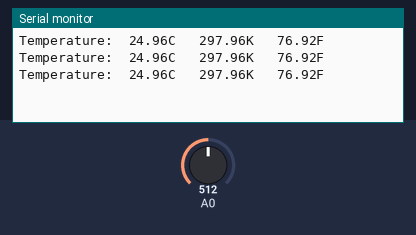
Simulated run of this sketch. Board: Arduino Uno, built with avr-gcc and run on an emulated ATmega328P. Shown: the last lines printed to the serial monitor. The test bench sets the inputs (shaded band); at power-on: A0 = 512.

Above: at 1.3 s.
1.4 s: A0 set to 716
At 1.9 s:
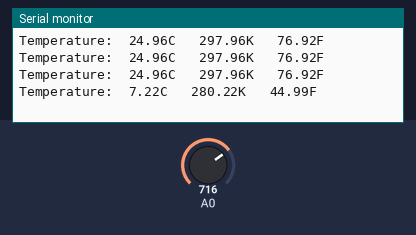
2.9 s: A0 set to 900
At 3.4 s:
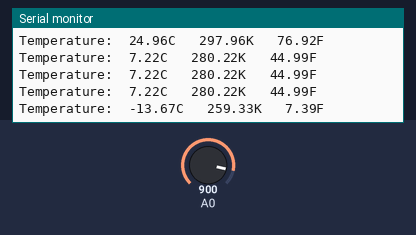
Timing chart, 0 to 5.9 s (numbered marks = the images above; inputs shaded):
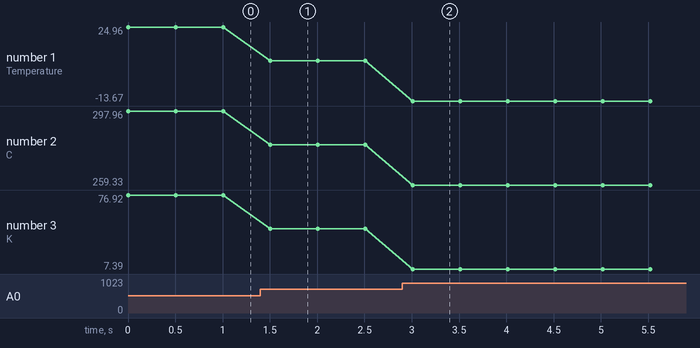

Measured:
- after the input at 1.4 s, the serial monitor: prints a new line after 0.11 s (image 1)
- after the input at 2.9 s, the serial monitor: prints a new line after 0.11 s (image 2)
- plotted number 1: 24.96 → 7.22 after the input at 1.4 s, 7.22 → -13.67 after the input at 2.9 s
- plotted number 2: 297.96 → 280.22 after the input at 1.4 s, 280.22 → 259.33 after the input at 2.9 s
- plotted number 3: 76.92 → 44.99 after the input at 1.4 s, 44.99 → 7.39 after the input at 2.9 s

The sketch:

thermistor.ino
```cpp
//_aryan_05_05
//NTC thermistor formula: RT =VRT/(VR/R)
//temperaure formula tx=(1/((ln/B)+ (1/t0)));

/*for given thermistor parameters:
4 * RT0:  10 000 Ω
5 * B: 3977 K +- 0.75%
6 * T0:  25 C
7 * +- 5%
8 */
#define rt0 10000
#define B 3977

#define vcc 5
#define r 10000 //resistance applied in series to thermistor

float rt,vr,ln,tx,t0,vrt;
void setup() {
  // put your setup code here, to run once:

  Serial.begin(9600);
  t0=25+273; //converted to Kelvin

}

void loop() {
  // put your main code here, to run repeatedly:

  vrt=analogRead(A0); //analog value of voltage accross thermistor
  vrt=(5.0/1023.0)*vrt; //converted into voltage equivalent

  vr=vcc-vrt ;//voltage accross other resistance = total - vrt
  rt=vrt/(vr/r); // R=V/I (Ohm's law)

  ln=log(rt/rt0);
  tx=(1/((ln/B)+ (1/t0)));

  tx=tx-273.0; //converted back to celcius

  Serial.print(("Temperature:\t"));
  Serial.print(tx);
  Serial.print("C \t");
  Serial.print(tx + 273.0);        //Conversion to Kelvin
  Serial.print("K \t");
  Serial.print((tx * 1.8) + 32);    //Conversion to Fahrenheit
  Serial.println("F");
  delay(500);
}
```
